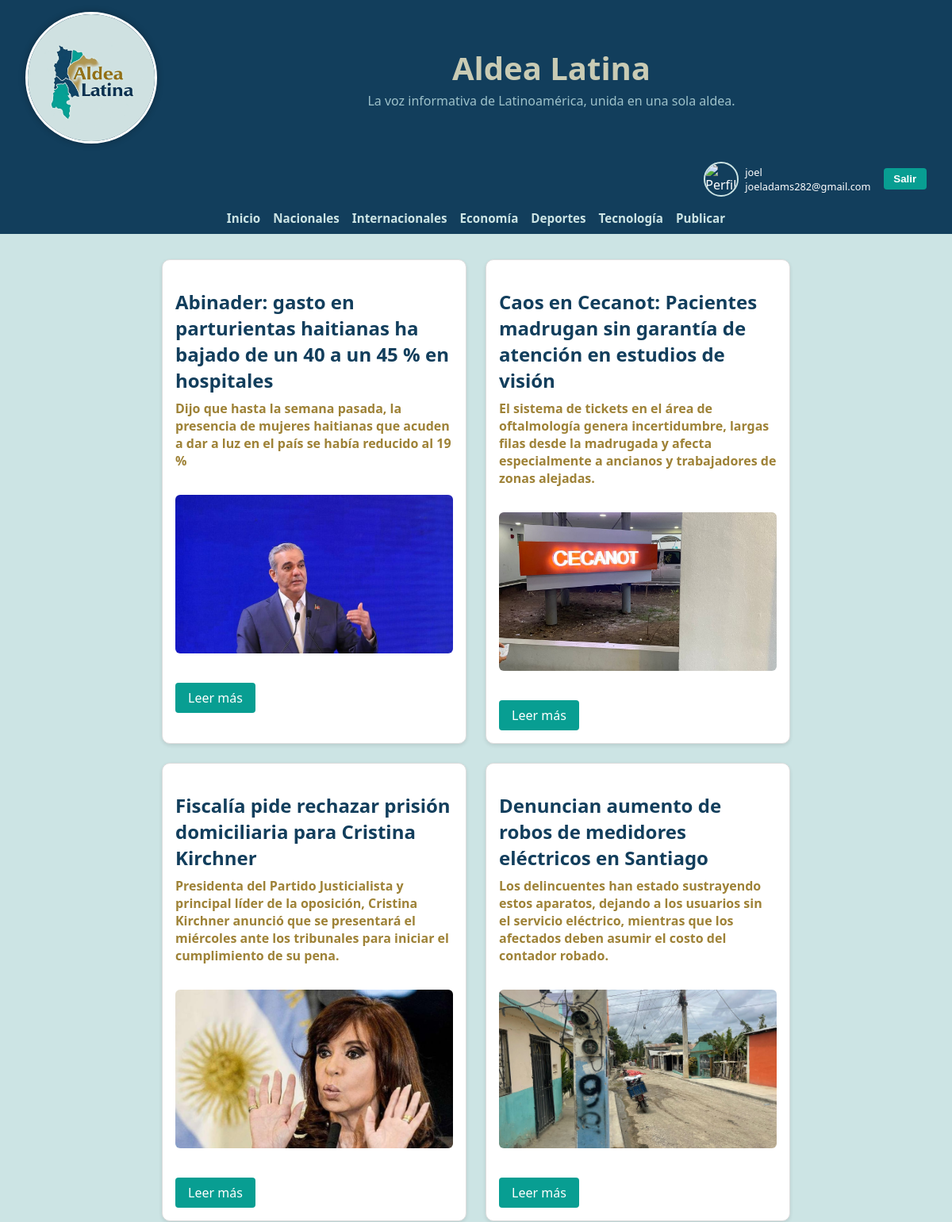
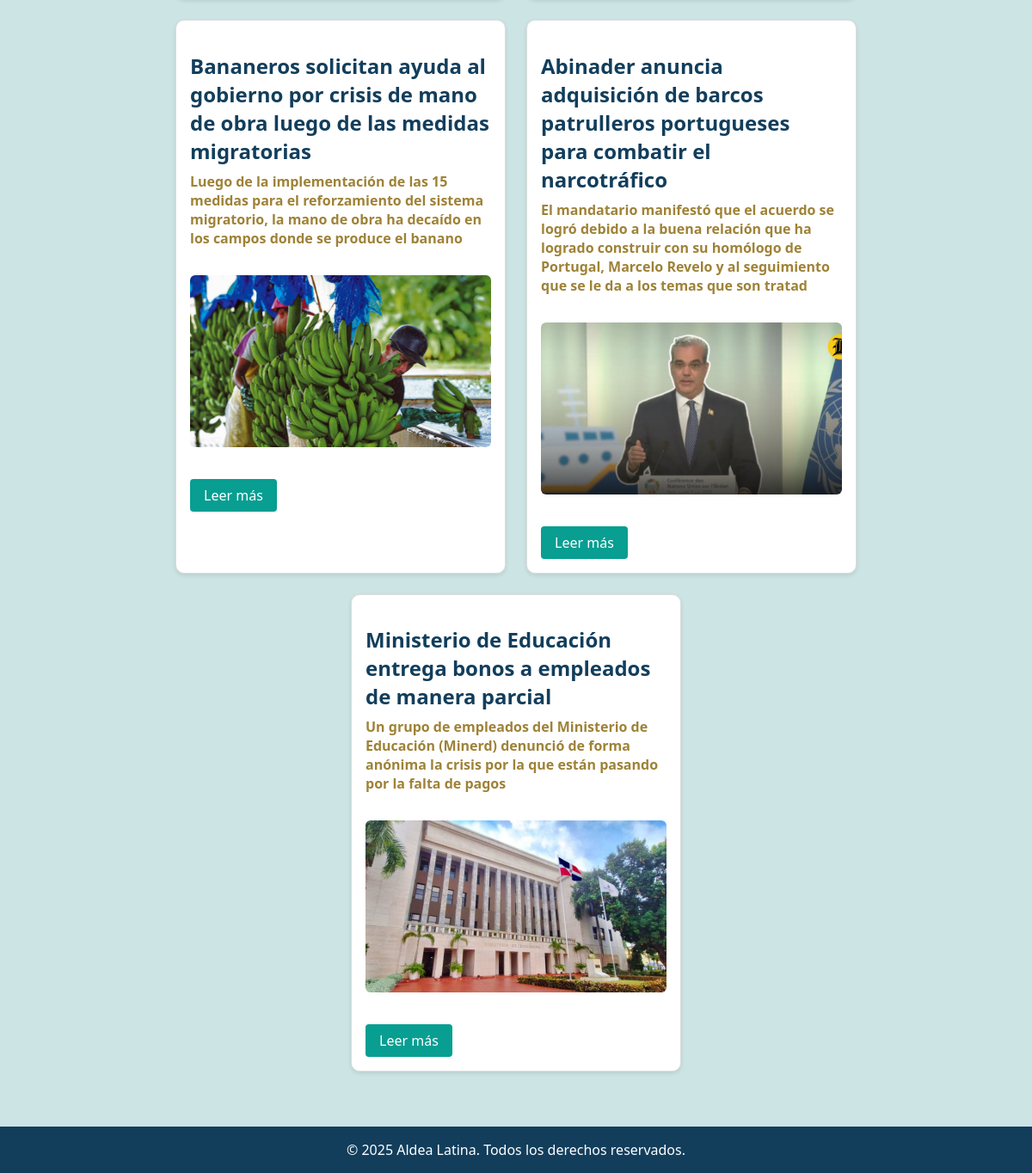
The app's page / (signed in) with its own data (2 pictures, top to bottom).
### post/models.py (models this page shows, shortened)
class post(models.Model):
    titulo = models.CharField(max_length=200)
    subtitulo = models.CharField(max_length=200)
    Noticia = models.TextField(null=True, blank=True)
    imagen_portada = models.ImageField(null=True, blank=True)
    id = models.UUIDField(default=uuid.uuid4, unique=True, primary_key=True, editable=False)
    autor = models.ForeignKey(User, on_delete=models.CASCADE, null=True, blank=True)
    fecha_creacion = models.DateTimeField(auto_now_add=True)

### post/views.py (the view)
# urls.py: 2. Add a URL to urlpatterns:  path('', views.home, name='home')
def home(request):
    posts=post.objects.all()
    context={'posts': posts}
    return render(request, "post/home.html", context)

### post/templates/post/home.html (shortened to what this page needs)
{% load static %}
<!DOCTYPE html>
<html lang="es">
<head>
</head>
<body>
  <header>
    <img src="{% static 'img/logo.jpg' %}" alt="Logo" class="logo" />
    <div class="title-container">
      <h1>Aldea Latina</h1>
      <p>La voz informativa de Latinoamérica, unida en una sola aldea.</p>
    </div>
  </header>
  {% if user.is_authenticated %}
  <div class="user-bar">
    <a href="{% url 'editar_perfil' %}" class="user-link">
      {% if user.perfil.foto %}
        <img src="{{ user.perfil.foto.url }}" alt="Perfil" class="user-avatar" />
      {% else %}
        <img src="{% static 'img/perfil.png' %}" alt="Perfil" class="user-avatar" />
      {% endif %}
      <div class="user-info">
        <span>{{ user.username }}</span>
        <span>{{ user.email }}</span>
      </div>
    </a>
    <form action="{% url 'logout' %}" method="post" style="margin: 0;">
      <button type="submit" class="logout-link">Salir</button>
    </form>
  </div>
  {% endif %}
  <nav>
    <a href="{% url 'inicio' %}">Inicio</a>
    <a href="#">Nacionales</a>
    <a href="#">Internacionales</a>
    <a href="#">Economía</a>
    <a href="#">Deportes</a>
    <a href="#">Tecnología</a>
    {% if user.is_authenticated %}
      <a href="{% url 'formulario' %}">Publicar</a>
    {% endif %}
  </nav>
  <div class="container">
    {% if posts %}
      {% for post in posts %}
        <article class="news">
          <h2>{{ post.titulo }}</h2>
          <h4>{{ post.subtitulo }}</h4>
          {% if post.imagen_portada %}
            <img src="{{ post.imagen_portada.url }}" alt="Imagen de {{ post.titulo }}">
          {% else %}
            <p><em>No hay imagen disponible</em></p>
          {% endif %}
          <a href="{% url 'noticia' post.id %}" class="leer-mas-btn">Leer más</a>
        </article>
      {% endfor %}
    {% else %}
      <p>No hay noticias disponibles.</p>
    {% endif %}
  </div>
  <footer>
    &copy; 2025 Aldea Latina. Todos los derechos reservados.
  </footer>
</body>
</html>

### post/templates/post/home.html (style rules this page uses)
body { font-family: 'Segoe UI', Tahoma, Geneva, Verdana, sans-serif; margin: 0; background-color: #cce4e4; color: #123e5c; }
header { background-color: #123e5c; color: white; display: flex; align-items: center; padding: 0.8rem 2rem; height: 170px; }
.logo { height: 160px; width: 160px; border-radius: 50%; object-fit: cover; margin-right: 1.5rem; border: 3px solid white; box-shadow: 0 0 8px rgba(0, 0, 0, 0.3); }
.title-container { flex-grow: 1; text-align: center; }
.title-container h1 { margin: 0; font-size: 2.5rem; color: #c9cbb4; }
.title-container p { margin: 0.2rem 0 0 0; font-size: 1rem; color: #9ec2ca; }
nav { background-color: #123e5c; padding: 0.6rem 2rem; display: flex; justify-content: center; flex-wrap: wrap; gap: 1rem; }
nav a { color: #cce4e4; text-decoration: none; font-weight: bold; font-size: 0.95rem; transition: color 0.3s ease; }
.user-bar { background-color: #123e5c; padding: 0.5rem 2rem; display: flex; justify-content: flex-end; align-items: center; gap: 1rem; }
.user-link { display: flex; align-items: center; gap: 0.5rem; color: white; text-decoration: none; }
.user-avatar { width: 40px; height: 40px; border-radius: 50%; object-fit: cover; border: 2px solid #cce4e4; }
.user-info { display: flex; flex-direction: column; font-size: 0.8rem; }
.logout-link { background-color: #089e92; color: white; border: none; padding: 0.4rem 0.8rem; border-radius: 4px; font-weight: bold; cursor: pointer; transition: background-color 0.3s ease; }
.container { padding: 2rem; display: flex; flex-wrap: wrap; justify-content: center; gap: 1.5rem; }
.news { background-color: white; border: 1px solid #ddd; box-shadow: 0 2px 5px rgba(0, 0, 0, 0.1); padding: 1rem; border-radius: 10px; max-width: 350px; width: 100%; transition: transform 0.2s ease-in-out; }
.news h2 { color: #123e5c; margin-bottom: 0.5rem; }
.news h4 { color: #9e8237; margin: 0.2rem 0 1rem 0; }
.news img { width: 100%; height: 200px; object-fit: cover; border-radius: 6px; margin: 1rem 0; }
.leer-mas-btn { display: inline-block; margin-top: 1rem; padding: 0.5rem 1rem; background-color: #089e92; color: white; text-decoration: none; border-radius: 4px; transition: background-color 0.3s ease; }
footer { background-color: #123e5c; color: white; text-align: center; padding: 1rem; margin-top: 2rem; }

### records on screen
post: titulo "Abinader: gasto en parturientas haitianas ha bajado de un 40 a un 45 % en hospitales", subtitulo "Dijo que hasta la semana pasada, la presencia de mujeres haitianas que acuden a dar a luz en el país se había reducido al 19 %", imagen_portada (picture)
post: titulo "Caos en Cecanot: Pacientes madrugan sin garantía de atención en estudios de visión", subtitulo "El sistema de tickets en el área de oftalmología genera incertidumbre, largas filas desde la madrugada y afecta especialmente a ancianos y trabajadores de zonas alejadas.", imagen_portada (picture)
post: titulo "Fiscalía pide rechazar prisión domiciliaria para Cristina Kirchner", subtitulo "Presidenta del Partido Justicialista y principal líder de la oposición, Cristina Kirchner anunció que se presentará el miércoles ante los tribunales para iniciar el cumplimiento de su pena.", imagen_portada (picture)
post: titulo "Denuncian aumento de robos de medidores eléctricos en Santiago", subtitulo "Los delincuentes han estado sustrayendo estos aparatos, dejando a los usuarios sin el servicio eléctrico, mientras que los afectados deben asumir el costo del contador robado.", imagen_portada (picture)
post: titulo "Bananeros solicitan ayuda al gobierno por crisis de mano de obra luego de las medidas migratorias", subtitulo "Luego de la implementación de las 15 medidas para el reforzamiento del sistema migratorio, la mano de obra ha decaído en los campos donde se produce el banano", imagen_portada (picture)
post: titulo "Abinader anuncia adquisición de barcos patrulleros portugueses para combatir el narcotráfico", subtitulo "El mandatario manifestó que el acuerdo se logró debido a la buena relación que ha logrado construir con su homólogo de Portugal, Marcelo Revelo y al seguimiento que se le da a los temas que son tratad", imagen_portada (picture)
post: titulo "Ministerio de Educación entrega bonos a empleados de manera parcial", subtitulo "Un grupo de empleados del Ministerio de Educación (Minerd) denunció de forma anónima la crisis por la que están pasando por la falta de pagos", imagen_portada (picture)

### other values on screen
{{ user.username }} "joel"
{{ user.email }} "joeladams282@gmail.com"
